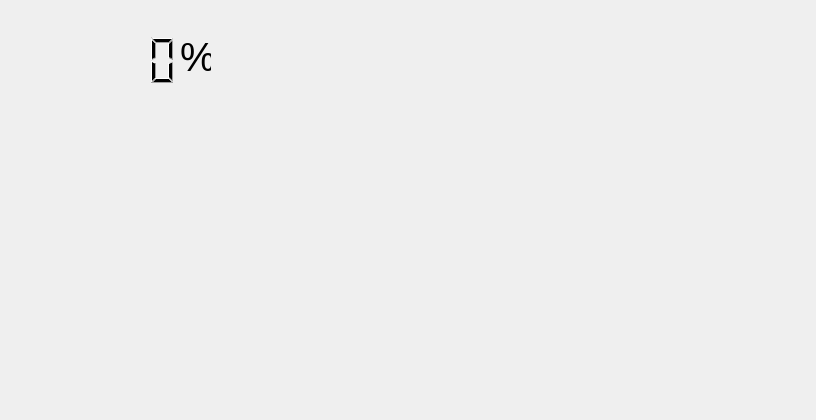
       <widget class="QWidget" name="HumTab">
        <attribute name="icon">
         <iconset>
          <selectedon>icons/icon_set_2/hum.png</selectedon>
         </iconset>
        </attribute>
        <attribute name="title">
         <string>Humidity       </string>
        </attribute>
        <widget class="QLabel" name="HumC">
         <property name="geometry">
          <rect>
           <x>0</x>
           <y>0</y>
           <width>807</width>
           <height>411</height>
          </rect>
         </property>
         <property name="sizePolicy">
          <sizepolicy hsizetype="Fixed" vsizetype="Fixed">
           <horstretch>0</horstretch>
           <verstretch>0</verstretch>
          </sizepolicy>
         </property>
         <property name="text">
          <string/>
         </property>
         <property name="pixmap">
          <pixmap>background/humBackNEW.jpg</pixmap>
         </property>
         <property name="scaledContents">
          <bool>true</bool>
         </property>
        </widget>
        <widget class="QLCDNumber" name="ActualHum">
         <property name="geometry">
          <rect>
           <x>40</x>
           <y>30</y>
           <width>141</width>
           <height>61</height>
          </rect>
         </property>
         <property name="frameShape">
          <enum>QFrame::NoFrame</enum>
         </property>
         <property name="frameShadow">
          <enum>QFrame::Plain</enum>
         </property>
         <property name="segmentStyle">
          <enum>QLCDNumber::Filled</enum>
         </property>
        </widget>
        <widget class="QPushButton" name="HumRef">
         <property name="geometry">
          <rect>
           <x>584</x>
           <y>210</y>
           <width>151</width>
           <height>141</height>
          </rect>
         </property>
         <property name="text">
          <string/>
         </property>
         <property name="flat">
          <bool>true</bool>
         </property>
        </widget>
        <widget class="QLabel" name="label_3">
         <property name="geometry">
          <rect>
           <x>180</x>
           <y>31</y>
           <width>31</width>
           <height>51</height>
          </rect>
         </property>
         <property name="font">
          <font>
           <pointsize>30</pointsize>
          </font>
         </property>
         <property name="text">
          <string>%</string>
         </property>
         <property name="scaledContents">
          <bool>false</bool>
         </property>
        </widget>
       </widget>
